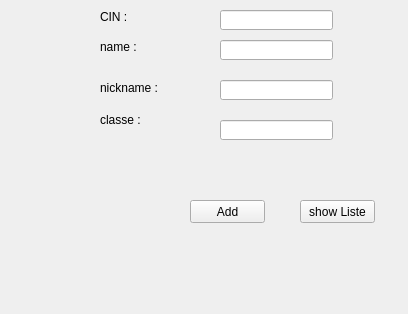
<?xml version="1.0" encoding="UTF-8"?>
<ui version="4.0">
 <class>Form</class>
 <widget class="QWidget" name="Form">
  <property name="geometry">
   <rect>
    <x>0</x>
    <y>0</y>
    <width>408</width>
    <height>314</height>
   </rect>
  </property>
  <property name="windowTitle">
   <string>Form</string>
  </property>
  <widget class="QLabel" name="label">
   <property name="geometry">
    <rect>
     <x>100</x>
     <y>40</y>
     <width>47</width>
     <height>13</height>
    </rect>
   </property>
   <property name="text">
    <string>name :</string>
   </property>
  </widget>
  <widget class="QLabel" name="label_2">
   <property name="geometry">
    <rect>
     <x>100</x>
     <y>80</y>
     <width>61</width>
     <height>16</height>
    </rect>
   </property>
   <property name="text">
    <string>nickname :</string>
   </property>
  </widget>
  <widget class="QLabel" name="label_3">
   <property name="geometry">
    <rect>
     <x>100</x>
     <y>110</y>
     <width>61</width>
     <height>20</height>
    </rect>
   </property>
   <property name="text">
    <string>classe :</string>
   </property>
  </widget>
  <widget class="QLineEdit" name="name">
   <property name="geometry">
    <rect>
     <x>220</x>
     <y>40</y>
     <width>113</width>
     <height>20</height>
    </rect>
   </property>
  </widget>
  <widget class="QLineEdit" name="nickName">
   <property name="geometry">
    <rect>
     <x>220</x>
     <y>80</y>
     <width>113</width>
     <height>20</height>
    </rect>
   </property>
  </widget>
  <widget class="QLineEdit" name="classe">
   <property name="geometry">
    <rect>
     <x>220</x>
     <y>120</y>
     <width>113</width>
     <height>20</height>
    </rect>
   </property>
  </widget>
  <widget class="QPushButton" name="pushButton">
   <property name="geometry">
    <rect>
     <x>190</x>
     <y>200</y>
     <width>75</width>
     <height>23</height>
    </rect>
   </property>
   <property name="text">
    <string>Add</string>
   </property>
  </widget>
  <widget class="QPushButton" name="pushButton_2">
   <property name="geometry">
    <rect>
     <x>300</x>
     <y>200</y>
     <width>75</width>
     <height>23</height>
    </rect>
   </property>
   <property name="text">
    <string>show Liste</string>
   </property>
  </widget>
  <widget class="QLineEdit" name="CIN">
   <property name="geometry">
    <rect>
     <x>220</x>
     <y>10</y>
     <width>113</width>
     <height>20</height>
    </rect>
   </property>
  </widget>
  <widget class="QLabel" name="label_4">
   <property name="geometry">
    <rect>
     <x>100</x>
     <y>10</y>
     <width>47</width>
     <height>13</height>
    </rect>
   </property>
   <property name="text">
    <string>CIN :</string>
   </property>
  </widget>
 </widget>
 <resources/>
 <connections/>
</ui>
